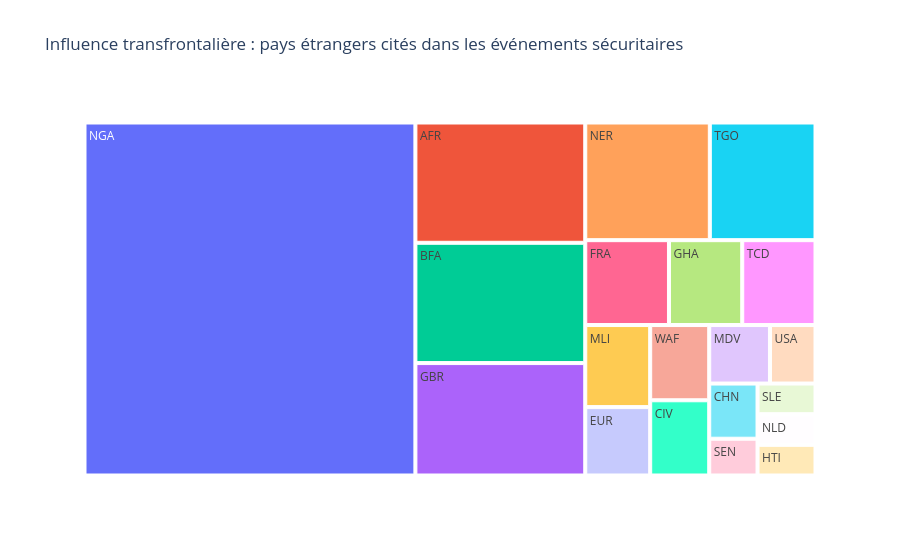

Notebook code cell kept with this figure:
### Markdown cell above
4. 11 Analyse de l'influence transfrontalière

### Code cell
foreign_conflict = df_secu[df_secu['Actor2CountryCode'].notna() & (df_secu['Actor2CountryCode'] != 'BEN')].copy()
foreign_counts = foreign_conflict['Actor2CountryCode'].value_counts().reset_index()
foreign_counts.columns = ['country', 'count']
foreign_counts = foreign_counts[foreign_counts['country'] != 'UNKNOWN']
foreign_counts = foreign_counts.head(20)

fig = px.treemap(
    foreign_counts,
    path=['country'],
    values='count',
    title='Influence transfrontalière : pays étrangers cités dans les événements sécuritaires'
)
fig.show()

### Figure 1 — Plotly figure (JSON) as saved in the notebook; plotly's stock layout.template omitted (floating-point values rounded to 4 significant figures)
{"data": [{"branchvalues": "total", "domain": {"x": [0, 1], "y": [0, 1]}, "hovertemplate": "labels=%{label}<br>count=%{value}<br>parent=%{parent}<br>id=%{id}<extra></extra>", "ids": ["NGA", "AFR", "BFA", "GBR", "NER", "TGO", "FRA", "GHA", "TCD", "MLI", "EUR", "WAF", "CIV", "MDV", "USA", "CHN", "SEN", "SLE", "NLD", "HTI"], "labels": ["NGA", "AFR", "BFA", "GBR", "NER", "TGO", "FRA", "GHA", "TCD", "MLI", "EUR", "WAF", "CIV", "MDV", "USA", "CHN", "SEN", "SLE", "NLD", "HTI"], "name": "", "parents": ["", "", "", "", "", "", "", "", "", "", "", "", "", "", "", "", "", "", "", ""], "type": "treemap", "values": [263.0, 46.0, 46.0, 43.0, 33.0, 28.0, 16.0, 14.0, 14.0, 12.0, 10.0, 10.0, 10.0, 8.0, 6.0, 6.0, 4.0, 4.0, 4.0, 4.0]}], "layout": {"legend": {"tracegroupgap": 0}, "title": {"text": "Influence transfrontalière : pays étrangers cités dans les événements sécuritaires"}}}
